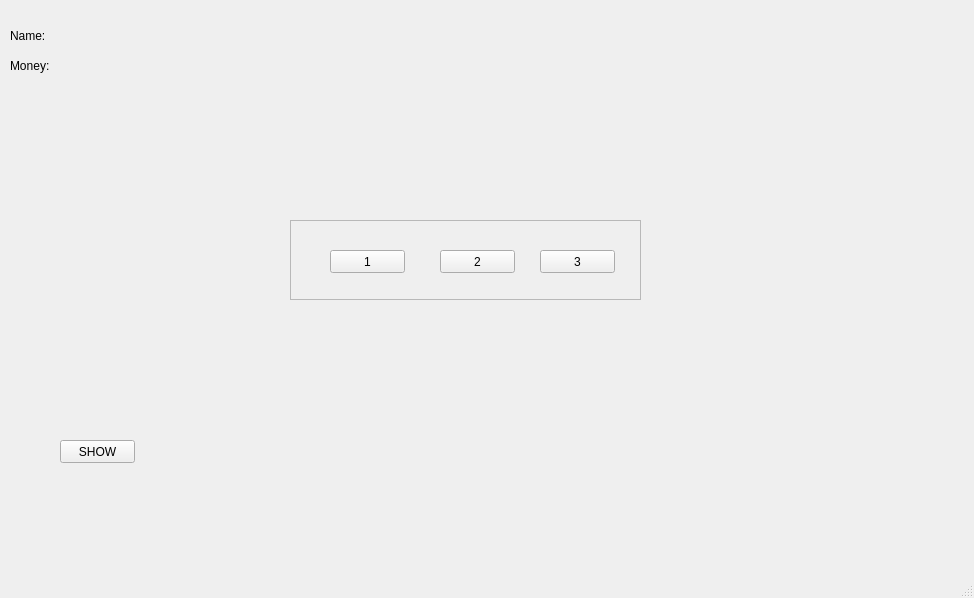
<?xml version="1.0" encoding="UTF-8"?>
<ui version="4.0">
 <class>MainWindow</class>
 <widget class="QMainWindow" name="MainWindow">
  <property name="geometry">
   <rect>
    <x>0</x>
    <y>0</y>
    <width>974</width>
    <height>598</height>
   </rect>
  </property>
  <property name="windowTitle">
   <string>MainWindow</string>
  </property>
  <widget class="QWidget" name="centralwidget">
   <widget class="QLabel" name="table_image">
    <property name="geometry">
     <rect>
      <x>0</x>
      <y>0</y>
      <width>971</width>
      <height>551</height>
     </rect>
    </property>
    <property name="text">
     <string/>
    </property>
    <property name="pixmap">
     <pixmap>../../Desktop/table.jpg</pixmap>
    </property>
    <property name="scaledContents">
     <bool>true</bool>
    </property>
    <property name="wordWrap">
     <bool>false</bool>
    </property>
   </widget>
   <widget class="QPushButton" name="shows">
    <property name="geometry">
     <rect>
      <x>60</x>
      <y>440</y>
      <width>75</width>
      <height>23</height>
     </rect>
    </property>
    <property name="text">
     <string>SHOW</string>
    </property>
   </widget>
   <widget class="QFrame" name="frame2">
    <property name="geometry">
     <rect>
      <x>290</x>
      <y>220</y>
      <width>351</width>
      <height>80</height>
     </rect>
    </property>
    <property name="frameShape">
     <enum>QFrame::StyledPanel</enum>
    </property>
    <property name="frameShadow">
     <enum>QFrame::Raised</enum>
    </property>
    <widget class="QPushButton" name="pushButton">
     <property name="geometry">
      <rect>
       <x>40</x>
       <y>30</y>
       <width>75</width>
       <height>23</height>
      </rect>
     </property>
     <property name="text">
      <string>1</string>
     </property>
    </widget>
    <widget class="QPushButton" name="pushButton_2">
     <property name="geometry">
      <rect>
       <x>150</x>
       <y>30</y>
       <width>75</width>
       <height>23</height>
      </rect>
     </property>
     <property name="text">
      <string>2</string>
     </property>
    </widget>
    <widget class="QPushButton" name="pushButton_3">
     <property name="geometry">
      <rect>
       <x>250</x>
       <y>30</y>
       <width>75</width>
       <height>23</height>
      </rect>
     </property>
     <property name="text">
      <string>3</string>
     </property>
    </widget>
   </widget>
   <widget class="QLabel" name="label_name">
    <property name="geometry">
     <rect>
      <x>10</x>
      <y>20</y>
      <width>111</width>
      <height>31</height>
     </rect>
    </property>
    <property name="text">
     <string>Name: </string>
    </property>
   </widget>
   <widget class="QLabel" name="label_money">
    <property name="geometry">
     <rect>
      <x>10</x>
      <y>50</y>
      <width>111</width>
      <height>31</height>
     </rect>
    </property>
    <property name="text">
     <string>Money: </string>
    </property>
   </widget>
   <zorder>table_image</zorder>
   <zorder>frame2</zorder>
   <zorder>shows</zorder>
   <zorder>label_name</zorder>
   <zorder>label_money</zorder>
  </widget>
  <widget class="QMenuBar" name="menubar">
   <property name="geometry">
    <rect>
     <x>0</x>
     <y>0</y>
     <width>974</width>
     <height>21</height>
    </rect>
   </property>
  </widget>
  <widget class="QStatusBar" name="statusbar"/>
 </widget>
 <resources/>
 <connections/>
</ui>
